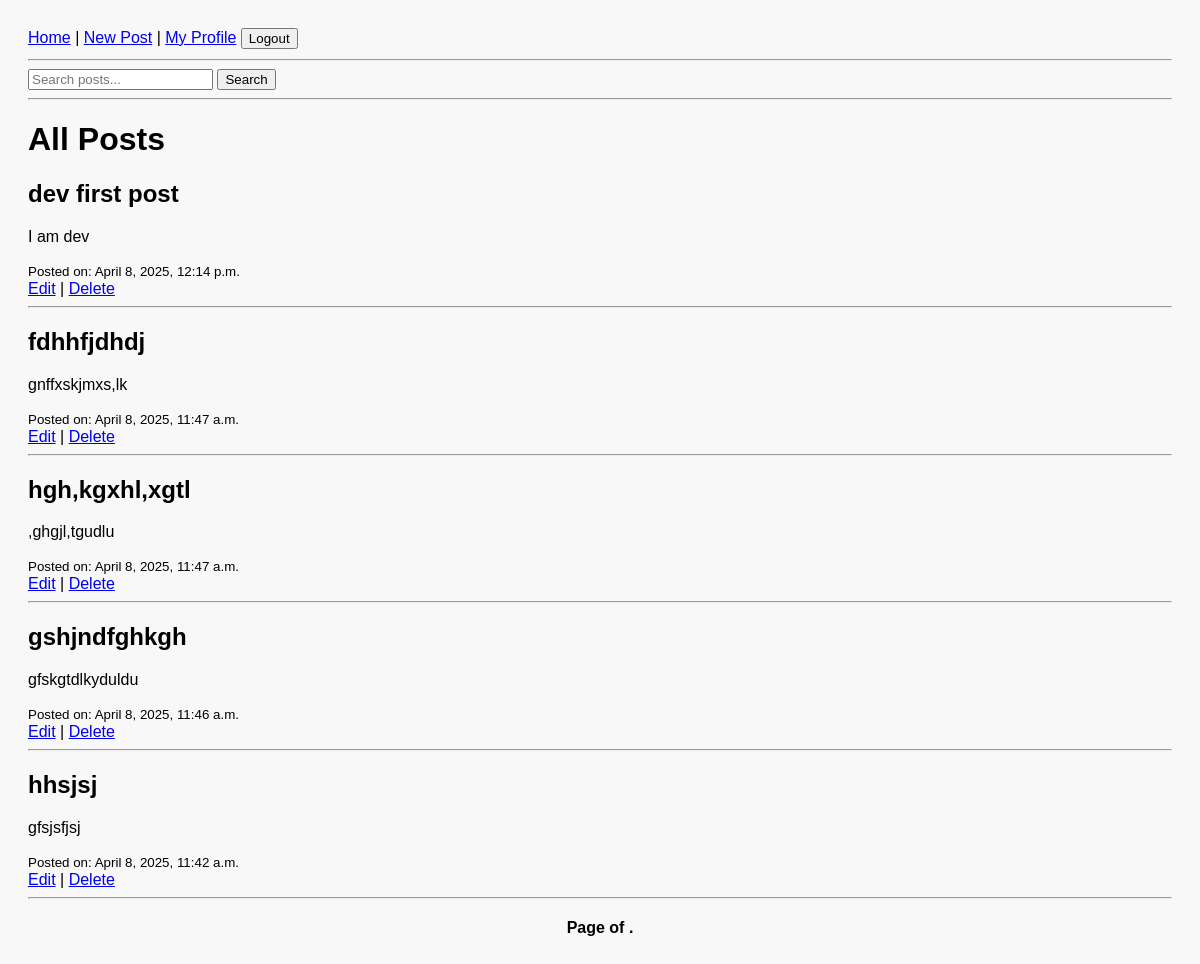
The app's page / (signed in) with its own data.
### devapp/models.py (models this page shows, shortened)
class Post(models.Model):
    objects = None
    title = models.CharField(max_length=200)
    content = models.TextField()
    created_at = models.DateTimeField(auto_now_add=True)
    author = models.ForeignKey(User, on_delete=models.CASCADE)
    likes = models.ManyToManyField(User, related_name='liked_posts', blank=True)

### devapp/views.py (the view)
# urls.py: path('', HomeView.as_view(), name='home'),
class HomeView(ListView):
    model = Post
    template_name = 'devapp/home.html'  # use your actual path
    context_object_name = 'posts'
    ordering = ['-created_at']
    paginate_by = 5  # 👈 Show 5 posts per page
    def get_queryset(self):
        query = self.request.GET.get('q')
        if query:
            return Post.objects.filter(
                Q(title__icontains=query) | Q(content__icontains=query)
            ).order_by('-created_at')
        return super().get_queryset()

### devapp/templates/devapp/home.html (shortened to what this page needs)
{% extends 'base.html' %}
{% block content %}
<form method="GET" action="{% url 'home' %}">
  <input type="text" name="q" placeholder="Search posts..." value="{{ request.GET.q }}">
  <button type="submit">Search</button>
</form>
<hr>
{% if posts %}
    <h1>All Posts</h1>
    {% for post in posts %}
        <h2>{{ post.title }}</h2>
        <p>{{ post.content }}</p>
        <small>Posted on: {{ post.created_at }}</small><br>
        {% if user.is_authenticated %}
            <a href="{% url 'update_post' post.pk %}">Edit</a> |
            <a href="{% url 'delete_post' post.pk %}">Delete</a>
        {% endif %}
        <hr>
    {% endfor %}
{% else %}
  <p>No results found.</p>
{% endif %}
<div class="pagination">
  <span class="step-links">
    <span class="current">
      Page {{ posts.number }} of {{ posts.paginator.num_pages }}.
    </span>
  </span>
</div>
{% endblock %}

### devapp/static/styles.css (style rules this page uses)
body { font-family: Arial, sans-serif; background-color: #f8f8f8; padding: 20px; }
.pagination { margin-top: 20px; text-align: center; }
.step-links .current { margin: 0 10px; font-weight: bold; }

### records on screen
Post: title "dev first post", content "I am dev", created_at "April 8, 2025, 12:14 p.m."
Post: title "fdhhfjdhdj", content "gnffxskjmxs,lk", created_at "April 8, 2025, 11:47 a.m."
Post: title "hgh,kgxhl,xgtl", content ",ghgjl,tgudlu", created_at "April 8, 2025, 11:47 a.m."
Post: title "gshjndfghkgh", content "gfskgtdlkyduldu", created_at "April 8, 2025, 11:46 a.m."
Post: title "hhsjsj", content "gfsjsfjsj", created_at "April 8, 2025, 11:42 a.m."
